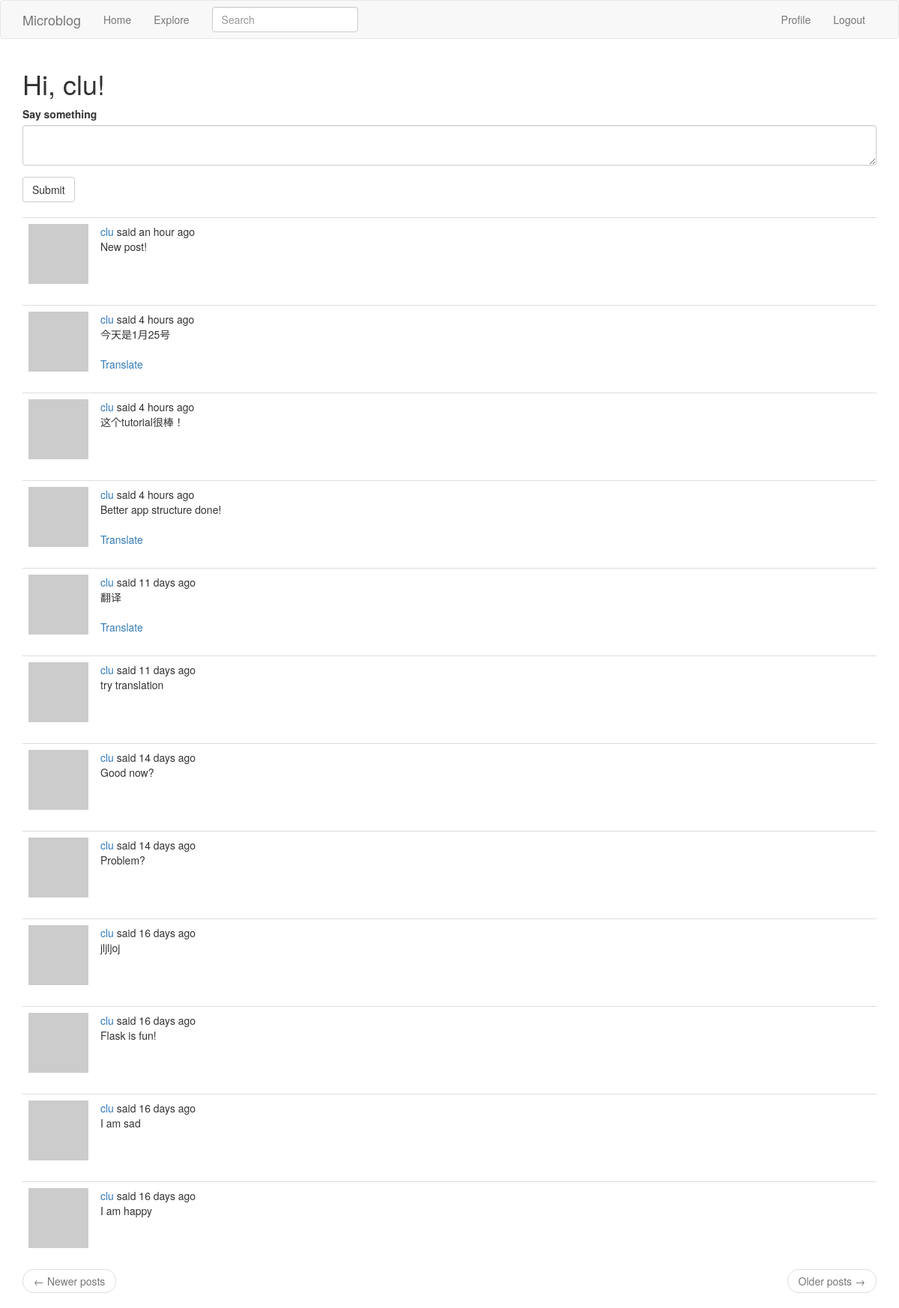
The page /index (signed in) on the database its author committed.
### blogApp/models.py (models this page shows, shortened)
class User(UserMixin, db.Model):
  id = db.Column(db.Integer, primary_key = True)
  username = db.Column(db.String(64), index = True, unique = True)
  email = db.Column(db.String(120), index = True, unique = True)
  password_hash = db.Column(db.String(128))
  about_me = db.Column(db.String(140))
  last_seen = db.Column(db.DateTime, default=datetime.utcnow)
  '''
  For a one-to-many relationship, a db.relationship field is normally defined on the "one" side, and is used as a convenient way to get access to the "many".
  The backref argument defines the name of a field that will be added to the objects of the "many" class that points back at the "one" object.
  '''
  posts = db.relationship('Post', backref='author', lazy='dynamic')
  '''
  The __repr__ method tells Python how to print objects of this class, which is going to be useful for debugging.
  '''
  def __repr__(self):
    return '<User {}>'.format(self.username)
  def avatar(self, size):
    digest = md5(self.email.lower().encode('utf-8')).hexdigest()
    return 'https://www.gravatar.com/avatar/{}?d=identicon&s={}'.format(digest, size)
  '''
  many to many relationship
  '''
  followed = db.relationship(
    'User', secondary=followers,
    primaryjoin=(followers.c.follower_id == id),
    secondaryjoin=(followers.c.followed_id == id),
    backref=db.backref('followers', lazy='dynamic'), lazy='dynamic')
  def followed_posts(self):
    followed = Post.query.join(
      followers, (followers.c.followed_id == Post.user_id)).filter(
        followers.c.follower_id == self.id)
    own = Post.query.filter_by(user_id=self.id)
    return followed.union(own).order_by(Post.timestamp.desc())

class SearchableMixin(object):
  '''
  The method is to see what objects are going to be added, modified, deleted, available as session.new, session.dirty, session.deleted.
  These objects are not going to be available anymore after the session is committed, so I need to save them before the commit takes place.
  I'm using a session._changes dictionary to write these objects in a place that is going to survive the session commit, because as soon as the session is committed I will be using them to update the Elasticsearch index.
 '''
  @classmethod
  def before_commit(cls, session):
    session._changes = {
      'add': list(session.new),
      'update': list(session.dirty),
      'delete':list(session.deleted)
    }
  @classmethod
  def after_commit(cls, session):
    for obj in session._changes['add']:
      if isinstance(obj, SearchableMixin):
        add_to_index(obj.__tablename__, obj)
    for obj in session._changes['update']:
      if isinstance(obj, SearchableMixin):
        add_to_index(obj.__tablename__, obj)
    for obj in session._changes['delete']:
      if isinstance(obj, SearchableMixin):
        remove_from_index(obj.__tablename__, obj)
    session._changes = None
  '''
  The method is to refresh an index with all the data from the relational side.
  '''

class Post(SearchableMixin, db.Model):
    __searchable__ = ['body']
    id = db.Column(db.Integer, primary_key=True)
    body = db.Column(db.String(140))
    timestamp = db.Column(db.DateTime, index=True, default=datetime.utcnow) # timestamp index post so can retrieve them in  chronological order.
    user_id = db.Column(db.Integer, db.ForeignKey('user.id'))
    language = db.Column(db.String(5))

### blogApp/main/routes.py (the view, shortened to what this page needs)
@bp.route('/',  methods=['GET', 'POST'])
@bp.route('/index',  methods=['GET', 'POST'])
@login_required
def index():
    form = PostForm()
    page = request.args.get('page', 1, type=int)
    posts = current_user.followed_posts().paginate(
        page, current_app.config['POSTS_PER_PAGE'], False)
    next_url = url_for('main.index', page=posts.next_num) \
        if posts.has_next else None
    prev_url = url_for('main.index', page=posts.prev_num) \
        if posts.has_prev else None
    return render_template('index.html', title='Home', form=form,
                           posts=posts.items, next_url=next_url,
                           prev_url=prev_url)

### blogApp/main/forms.py
class SearchForm(FlaskForm):
  q = StringField(_l('Search'), validators = [DataRequired()])
  def __init__(self, *args, **kwargs):
    if 'formdata' not in kwargs:
      kwargs['formdata'] = request.args
    if 'csrf_enabled' not in kwargs:
      kwargs['csrf_enabled'] = False #For clickable search links to work, CSRF needs to be disabled
    super(SearchForm, self).__init__(*args, **kwargs)

class PostForm(FlaskForm):
    post = TextAreaField(_l('Say something'), validators=[DataRequired(), Length(min=1, max=140)])
    submit = SubmitField(_l('Submit'))

### blogApp/main/routes.py (called while the page is built)
@bp.before_app_request
def before_request():
  if current_user.is_authenticated:
    current_user.last_seen = datetime.utcnow()
    db.session.commit()
    g.search_form = SearchForm()
  g.locale = str(get_locale())

### blogApp/models.py (called while the page is built)
@login.user_loader
def load_user(id):
    return User.query.get(int(id))

### blogApp/templates/index.html
{% extends "base.html" %}
{% import 'bootstrap/wtf.html' as wtf %}
{% block app_content %}
    <h1>{{ _('Hi, %(username)s!', username=current_user.username) }}</h1>
    {% if form %}
    {{wtf.quick_form(form)}}
     <br>
    {% endif %}
    {% for post in posts %}
        {% include '_post.html' %}
    {% endfor %}
     <nav aria-label="...">
        <ul class="pager">
            <li class="previous{% if not prev_url %} disabled{% endif %}">
                <a href="{{ prev_url or '#' }}">
                    <span aria-hidden="true">&larr;</span> {{ _('Newer posts')}}
                </a>
            </li>
            <li class="next{% if not next_url %} disabled{% endif %}">
                <a href="{{ next_url or '#' }}">
                    {{ _('Older posts')}} <span aria-hidden="true">&rarr;</span>
                </a>
            </li>
        </ul>
    </nav>
{% endblock %}

### blogApp/templates/_post.html (shortened to what this page needs)
    <table class="table table-hover">
        <tr>
            <td width="70px">
                <a href="{{ url_for('main.user', username=post.author.username) }}">
                    <img src="{{ post.author.avatar(70) }}" />
                </a>
            </td>
            <td>
                {{ _('%(username)s said %(when)s',
                    username=user_link, when=moment(post.timestamp).fromNow()) }}
                <br>
                <span id="post{{ post.id }}">{{ post.body }}</span>
                {% if post.language and post.language != g.locale %}
                <br><br>
                <span id="translation{{ post.id }}">
                    <a href="javascript:translate(
                                '#post{{ post.id }}',
                                '#translation{{ post.id }}',
                                '{{ post.language }}',
                                '{{ g.locale }}');">{{ _('Translate') }}</a>
                </span>
                {% endif %}
            </td>
        </tr>
    </table>

### rows shown on the page
Post: body "New post!"
Post: body "今天是1月25号"
Post: body "这个tutorial很棒！"
Post: body "Better app structure done!"
Post: body "翻译"
Post: body "try translation"
Post: body "Good now?"
Post: body "Problem?"
Post: body "jljljoj"
Post: body "Flask is fun!"
Post: body "I am sad"
Post: body "I am happy"
